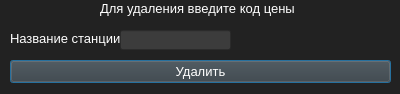
<?xml version="1.0" encoding="UTF-8"?>
<ui version="4.0">
 <class>cashdelete</class>
 <widget class="QDialog" name="cashdelete">
  <property name="geometry">
   <rect>
    <x>0</x>
    <y>0</y>
    <width>400</width>
    <height>94</height>
   </rect>
  </property>
  <property name="windowTitle">
   <string>Удаление</string>
  </property>
  <property name="styleSheet">
   <string notr="true">background-color: rgb(34, 34, 34);</string>
  </property>
  <widget class="QLabel" name="label_2">
   <property name="geometry">
    <rect>
     <x>10</x>
     <y>30</y>
     <width>111</width>
     <height>16</height>
    </rect>
   </property>
   <property name="font">
    <font>
     <pointsize>10</pointsize>
    </font>
   </property>
   <property name="styleSheet">
    <string notr="true">color: rgb(255, 255, 255);</string>
   </property>
   <property name="text">
    <string>Название станции</string>
   </property>
  </widget>
  <widget class="QLabel" name="label">
   <property name="geometry">
    <rect>
     <x>100</x>
     <y>0</y>
     <width>231</width>
     <height>16</height>
    </rect>
   </property>
   <property name="font">
    <font>
     <pointsize>10</pointsize>
    </font>
   </property>
   <property name="styleSheet">
    <string notr="true">color: rgb(255, 255, 255);</string>
   </property>
   <property name="text">
    <string>Для удаления введите код цены</string>
   </property>
  </widget>
  <widget class="QPushButton" name="pushButton">
   <property name="geometry">
    <rect>
     <x>10</x>
     <y>60</y>
     <width>381</width>
     <height>23</height>
    </rect>
   </property>
   <property name="font">
    <font>
     <pointsize>10</pointsize>
    </font>
   </property>
   <property name="styleSheet">
    <string notr="true">background-color: rgb(60, 60,60);
color: rgb(255, 255, 255);</string>
   </property>
   <property name="text">
    <string>Удалить</string>
   </property>
  </widget>
  <widget class="QLineEdit" name="lineEdit">
   <property name="geometry">
    <rect>
     <x>120</x>
     <y>30</y>
     <width>111</width>
     <height>20</height>
    </rect>
   </property>
   <property name="font">
    <font>
     <pointsize>10</pointsize>
    </font>
   </property>
   <property name="styleSheet">
    <string notr="true">background-color: rgb(60, 60,60);
color: rgb(255, 255, 255);</string>
   </property>
  </widget>
 </widget>
 <resources/>
 <connections/>
</ui>
